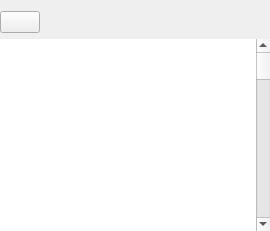
     <widget class="QWidget" name="tab_7">
      <attribute name="icon">
       <iconset theme="system-run">
        <normaloff>../../../../../../../../../../../../../../../../../../../../../../../../../../../../../../../../../../../../../../../../../../../../../../../../../../../../../../../../.designer/backup</normaloff>../../../../../../../../../../../../../../../../../../../../../../../../../../../../../../../../../../../../../../../../../../../../../../../../../../../../../../../../.designer/backup</iconset>
      </attribute>
      <attribute name="title">
       <string>Applications</string>
      </attribute>
      <layout class="QVBoxLayout" name="verticalLayout_4">
       <property name="leftMargin">
        <number>0</number>
       </property>
       <property name="rightMargin">
        <number>0</number>
       </property>
       <property name="bottomMargin">
        <number>0</number>
       </property>
       <item>
        <layout class="QHBoxLayout" name="horizontalLayout_2">
         <item>
          <widget class="QPushButton" name="cmdProcsBack">
           <property name="enabled">
            <bool>true</bool>
           </property>
           <property name="text">
            <string/>
           </property>
           <property name="icon">
            <iconset theme="go-previous">
             <normaloff>../../../../../../../../../../../../../../../../../../../../../../../../../../../../../../../../../../../../../../../../../../../../../../../../../../../../../../../../../../../../../../../../../../../../../../../../../../.designer/backup</normaloff>../../../../../../../../../../../../../../../../../../../../../../../../../../../../../../../../../../../../../../../../../../../../../../../../../../../../../../../../../../../../../../../../../../../../../../../../../../.designer/backup</iconset>
           </property>
          </widget>
         </item>
         <item>
          <widget class="QLabel" name="procsLabel">
           <property name="sizePolicy">
            <sizepolicy hsizetype="Expanding" vsizetype="Preferred">
             <horstretch>0</horstretch>
             <verstretch>0</verstretch>
            </sizepolicy>
           </property>
           <property name="styleSheet">
            <string notr="true"/>
           </property>
           <property name="text">
            <string/>
           </property>
           <property name="textInteractionFlags">
            <set>Qt::LinksAccessibleByMouse|Qt::TextSelectableByKeyboard|Qt::TextSelectableByMouse</set>
           </property>
          </widget>
         </item>
         <item>
          <widget class="QPushButton" name="cmdProcDetails">
           <property name="text">
            <string/>
           </property>
           <property name="icon">
            <iconset theme="system-search">
             <normaloff>../../../../../../../../../../../../../../../../../../../../../../../../../../../../../../../../../../../../../../../../../../../../../../../../../../../../../../../../.designer/backup</normaloff>../../../../../../../../../../../../../../../../../../../../../../../../../../../../../../../../../../../../../../../../../../../../../../../../../../../../../../../../.designer/backup</iconset>
           </property>
           <property name="flat">
            <bool>true</bool>
           </property>
          </widget>
         </item>
        </layout>
       </item>
       <item>
        <layout class="QHBoxLayout" name="horizontalLayout_11">
         <property name="spacing">
          <number>0</number>
         </property>
         <item>
          <widget class="GenericTableView" name="procsTable">
           <property name="frameShape">
            <enum>QFrame::NoFrame</enum>
           </property>
           <property name="frameShadow">
            <enum>QFrame::Plain</enum>
           </property>
           <property name="selectionBehavior">
            <enum>QAbstractItemView::SelectRows</enum>
           </property>
           <property name="horizontalScrollMode">
            <enum>QAbstractItemView::ScrollPerPixel</enum>
           </property>
           <property name="showGrid">
            <bool>false</bool>
           </property>
           <property name="sortingEnabled">
            <bool>false</bool>
           </property>
           <property name="cornerButtonEnabled">
            <bool>true</bool>
           </property>
           <attribute name="horizontalHeaderStretchLastSection">
            <bool>true</bool>
           </attribute>
           <attribute name="verticalHeaderStretchLastSection">
            <bool>false</bool>
           </attribute>
          </widget>
         </item>
         <item>
          <widget class="QScrollBar" name="procsScrollBar">
           <property name="orientation">
            <enum>Qt::Vertical</enum>
           </property>
          </widget>
         </item>
        </layout>
       </item>
      </layout>
     </widget>
